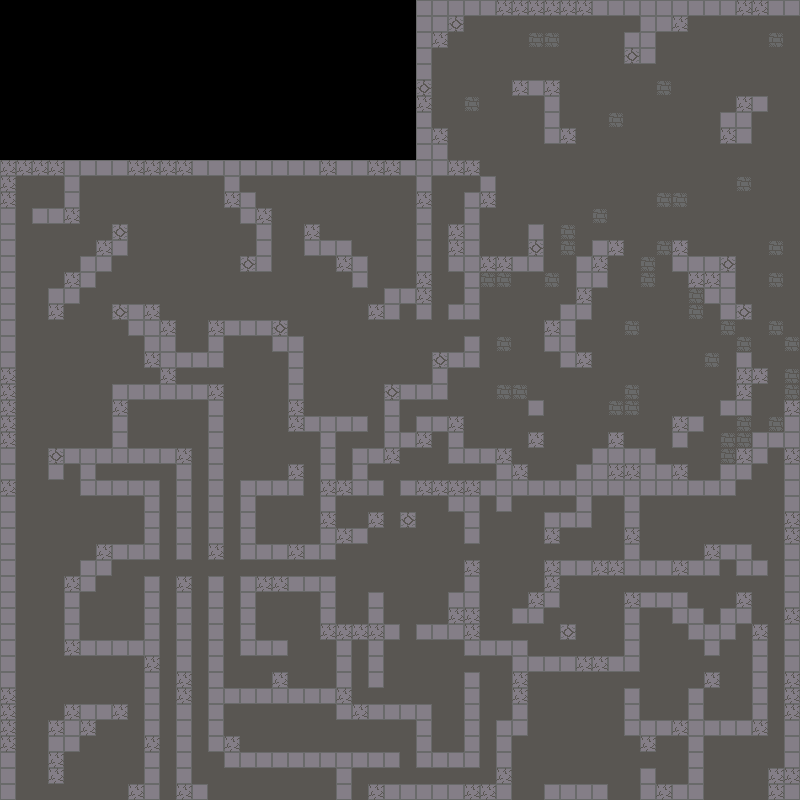

This is a level from a 2D game, rendered from its Tiled map with the project's own tilesets. A one-line summary and the map file follow, with tile-layer data summarised:
An orthogonal 50x50 tile map with 16x16 px tiles, 1 tile layer (Tiles) and 175 objects (175x Entity).

<map version="1.10" tiledversion="1.11.2" orientation="orthogonal" renderorder="right-down" width="50" height="50" tilewidth="16" tileheight="16" infinite="0" nextlayerid="3" nextobjectid="273">
 <tileset firstgid="1" source="../tilesets/atlas.tsx" />
 <layer id="1" name="Tiles" width="65" height="60">
  <data>[3900 cells, 3205 non-empty, 5 distinct tile ids]</data>
 </layer>
 <objectgroup id="2" name="Entities">
  <object id="39" name="Door" type="Entity" gid="34" x="384" y="336" width="16" height="16" />
  <object id="40" name="Door" type="Entity" gid="34" x="464" y="400" width="16" height="16" />
  <object id="41" name="Door" type="Entity" gid="34" x="400" y="480" width="16" height="16" />
  <object id="42" name="Door" type="Entity" gid="34" x="320" y="416" width="16" height="16" />
  <object id="45" name="Player" type="Entity" gid="1" x="384" y="416" width="16" height="16" />
  <object id="46" name="Door" type="Entity" gid="34" x="144" y="416" width="16" height="16" />
  <object id="47" name="Door" type="Entity" gid="34" x="192" y="480" width="16" height="16" />
  <object id="48" name="Door" type="Entity" gid="34" x="224" y="400" width="16" height="16" />
  <object id="49" name="Door" type="Entity" gid="34" x="192" y="368" width="16" height="16" />
  <object id="51" name="Door" type="Entity" gid="34" x="240" y="752" width="16" height="16" />
  <object id="52" name="Door" type="Entity" gid="34" x="368" y="544" width="16" height="16" />
  <object id="54" name="Door" type="Entity" gid="34" x="464" y="512" width="16" height="16" />
  <object id="55" name="Door" type="Entity" gid="34" x="400" y="608" width="16" height="16" />
  <object id="56" name="Door" type="Entity" gid="34" x="368" y="272" width="16" height="16" />
  <object id="57" name="Door" type="Entity" gid="34" x="432" y="160" width="16" height="16" />
  <object id="58" name="Door" type="Entity" gid="34" x="16" y="64" width="16" height="16" />
  <object id="59" name="Spike" type="Entity" gid="67" x="448" y="192" width="16" height="16" />
  <object id="60" name="Spike" type="Entity" gid="67" x="448" y="176" width="16" height="16" />
  <object id="61" name="Spike" type="Entity" gid="67" x="464" y="176" width="16" height="16" />
  <object id="62" name="Spike" type="Entity" gid="67" x="160" y="512" width="16" height="16" />
  <object id="63" name="Spike" type="Entity" gid="67" x="160" y="528" width="16" height="16" />
  <object id="64" name="Spike" type="Entity" gid="67" x="160" y="544" width="16" height="16" />
  <object id="65" name="RatGhoul" type="Entity" gid="18" x="160" y="688" width="16" height="16" />
  <object id="66" name="Spike" type="Entity" gid="67" x="288" y="416" width="16" height="16" />
  <object id="67" name="Beanling" type="Entity" gid="20" x="224" y="416" width="16" height="16" />
  <object id="68" name="RatFly" type="Entity" gid="17" x="96" y="320" width="16" height="16" />
  <object id="69" name="Spike" type="Entity" gid="67" x="160" y="368" width="16" height="16" />
  <object id="70" name="Spike" type="Entity" gid="67" x="160" y="352" width="16" height="16" />
  <object id="71" name="Beanite" type="Entity" gid="19" x="128" y="256" width="16" height="16" />
  <object id="72" name="Beanling" type="Entity" gid="20" x="192" y="288" width="16" height="16" />
  <object id="74" name="Spike" type="Entity" gid="67" x="176" y="288" width="16" height="16" />
  <object id="75" name="Spike" type="Entity" gid="67" x="160" y="272" width="16" height="16" />
  <object id="76" name="Spike" type="Entity" gid="67" x="272" y="416" width="16" height="16" />
  <object id="77" name="Door" type="Entity" gid="34" x="272" y="512" width="16" height="16" />
  <object id="78" name="RatGhoul" type="Entity" gid="18" x="353.781" y="498.502" width="16" height="16" />
  <object id="82" name="Spike" type="Entity" gid="67" x="384" y="544" width="16" height="16" />
  <object id="83" name="Spike" type="Entity" gid="67" x="384" y="528" width="16" height="16" />
  <object id="84" name="Spike" type="Entity" gid="67" x="400" y="544" width="16" height="16" />
  <object id="85" name="Door" type="Entity" gid="34" x="512" y="480" width="16" height="16" />
  <object id="86" name="Door" type="Entity" gid="34" x="768" y="416" width="16" height="16" />
  <object id="87" name="Door" type="Entity" gid="34" x="624" y="528" width="16" height="16" />
  <object id="88" name="Door" type="Entity" gid="34" x="640" y="608" width="16" height="16" />
  <object id="89" name="Door" type="Entity" gid="34" x="640" y="784" width="16" height="16" />
  <object id="90" name="Door" type="Entity" gid="34" x="336" y="784" width="16" height="16" />
  <object id="91" name="Spike" type="Entity" gid="67" x="656" y="592" width="16" height="16" />
  <object id="92" name="Spike" type="Entity" gid="67" x="672" y="592" width="16" height="16" />
  <object id="93" name="Spike" type="Entity" gid="67" x="672" y="608" width="16" height="16" />
  <object id="94" name="Spike" type="Entity" gid="67" x="656" y="608" width="16" height="16" />
  <object id="95" name="Spike" type="Entity" gid="67" x="656" y="624" width="16" height="16" />
  <object id="96" name="Spike" type="Entity" gid="67" x="672" y="624" width="16" height="16" />
  <object id="97" name="Spike" type="Entity" gid="67" x="704" y="464" width="16" height="16" />
  <object id="98" name="Spike" type="Entity" gid="67" x="720" y="416" width="16" height="16" />
  <object id="99" name="Spike" type="Entity" gid="67" x="512" y="640" width="16" height="16" />
  <object id="100" name="Spike" type="Entity" gid="67" x="528" y="640" width="16" height="16" />
  <object id="101" name="Spike" type="Entity" gid="67" x="608" y="640" width="16" height="16" />
  <object id="102" name="Spike" type="Entity" gid="67" x="624" y="640" width="16" height="16" />
  <object id="103" name="Spike" type="Entity" gid="67" x="304" y="784" width="16" height="16" />
  <object id="104" name="Spike" type="Entity" gid="67" x="288" y="784" width="16" height="16" />
  <object id="105" name="Spike" type="Entity" gid="67" x="176" y="720" width="16" height="16" />
  <object id="106" name="Spike" type="Entity" gid="67" x="160" y="720" width="16" height="16" />
  <object id="107" name="Spike" type="Entity" gid="67" x="32" y="496" width="16" height="16" />
  <object id="108" name="Spike" type="Entity" gid="67" x="16" y="496" width="16" height="16" />
  <object id="109" name="Spike" type="Entity" gid="67" x="48" y="496" width="16" height="16" />
  <object id="110" name="Spike" type="Entity" gid="67" x="32" y="480" width="16" height="16" />
  <object id="111" name="Spike" type="Entity" gid="67" x="48" y="480" width="16" height="16" />
  <object id="112" name="Spike" type="Entity" gid="67" x="48" y="464" width="16" height="16" />
  <object id="113" name="Spike" type="Entity" gid="67" x="528" y="272" width="16" height="16" />
  <object id="114" name="Spike" type="Entity" gid="67" x="736" y="272" width="16" height="16" />
  <object id="115" name="Spike" type="Entity" gid="67" x="736" y="288" width="16" height="16" />
  <object id="116" name="Spike" type="Entity" gid="67" x="752" y="272" width="16" height="16" />
  <object id="117" name="Spike" type="Entity" gid="67" x="448" y="256" width="16" height="16" />
  <object id="118" name="Spike" type="Entity" gid="67" x="16" y="48" width="16" height="16" />
  <object id="119" name="Spike" type="Entity" gid="67" x="32" y="48" width="16" height="16" />
  <object id="120" name="Spike" type="Entity" gid="67" x="16" y="32" width="16" height="16" />
  <object id="121" name="Spike" type="Entity" gid="67" x="32" y="32" width="16" height="16" />
  <object id="122" name="Spike" type="Entity" gid="67" x="48" y="48" width="16" height="16" />
  <object id="123" name="Beanite" type="Entity" gid="19" x="48" y="32" width="16" height="16" />
  </objectgroup>
</map>
<!-- 98 of 175 objects omitted -->
